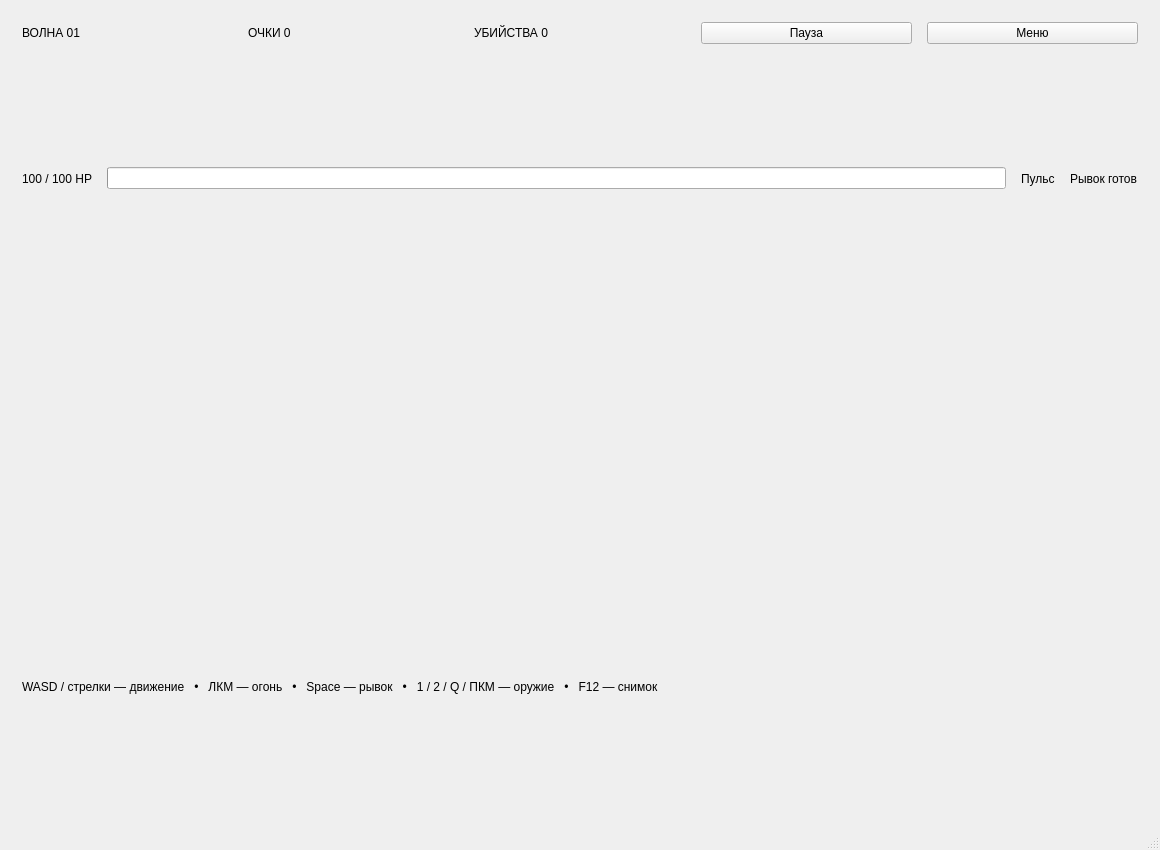
<?xml version='1.0' encoding='utf-8'?>
<ui version="4.0">
  <class>GameWindow</class>
  <widget class="QMainWindow" name="GameWindow">
    <property name="windowTitle">
      <string>Neon Arena — забег</string>
    </property>
    <property name="geometry">
      <rect>
        <x>0</x>
        <y>0</y>
        <width>1160</width>
        <height>850</height>
      </rect>
    </property>
    <widget class="QWidget" name="centralwidget">
      <layout class="QVBoxLayout" name="rootLayout">
        <property name="spacing">
          <number>15</number>
        </property>
        <property name="leftMargin">
          <number>22</number>
        </property>
        <property name="rightMargin">
          <number>22</number>
        </property>
        <property name="topMargin">
          <number>22</number>
        </property>
        <property name="bottomMargin">
          <number>22</number>
        </property>
        <item>
          <layout class="QHBoxLayout" name="hudLayout">
            <item>
              <widget class="QLabel" name="waveLabel">
                <property name="text">
                  <string>ВОЛНА 01</string>
                </property>
                <property name="wordWrap">
                  <bool>true</bool>
                </property>
              </widget>
            </item>
            <item>
              <widget class="QLabel" name="scoreLabel">
                <property name="text">
                  <string>ОЧКИ 0</string>
                </property>
                <property name="wordWrap">
                  <bool>true</bool>
                </property>
              </widget>
            </item>
            <item>
              <widget class="QLabel" name="killsLabel">
                <property name="text">
                  <string>УБИЙСТВА 0</string>
                </property>
                <property name="wordWrap">
                  <bool>true</bool>
                </property>
              </widget>
            </item>
            <item>
              <widget class="QPushButton" name="pauseButton">
                <property name="text">
                  <string>Пауза</string>
                </property>
              </widget>
            </item>
            <item>
              <widget class="QPushButton" name="menuButton">
                <property name="text">
                  <string>Меню</string>
                </property>
              </widget>
            </item>
          </layout>
        </item>
        <item>
          <layout class="QHBoxLayout" name="meterLayout">
            <item>
              <widget class="QLabel" name="healthLabel">
                <property name="text">
                  <string>100 / 100 HP</string>
                </property>
                <property name="wordWrap">
                  <bool>true</bool>
                </property>
              </widget>
            </item>
            <item>
              <widget class="QProgressBar" name="healthBar" />
            </item>
            <item>
              <widget class="QLabel" name="weaponLabel">
                <property name="text">
                  <string>Пульс</string>
                </property>
                <property name="wordWrap">
                  <bool>true</bool>
                </property>
              </widget>
            </item>
            <item>
              <widget class="QLabel" name="dashLabel">
                <property name="text">
                  <string>Рывок готов</string>
                </property>
                <property name="wordWrap">
                  <bool>true</bool>
                </property>
              </widget>
            </item>
          </layout>
        </item>
        <item>
          <widget class="QWidget" name="arenaHost">
            <layout class="QVBoxLayout" name="arenaLayout">
              <property name="leftMargin">
                <number>0</number>
              </property>
              <property name="rightMargin">
                <number>0</number>
              </property>
              <property name="topMargin">
                <number>0</number>
              </property>
              <property name="bottomMargin">
                <number>0</number>
              </property>
            </layout>
          </widget>
        </item>
        <item>
          <widget class="QLabel" name="hintLabel">
            <property name="text">
              <string>WASD / стрелки — движение   •   ЛКМ — огонь   •   Space — рывок   •   1 / 2 / Q / ПКМ — оружие   •   F12 — снимок</string>
            </property>
            <property name="wordWrap">
              <bool>true</bool>
            </property>
          </widget>
        </item>
      </layout>
    </widget>
    <widget class="QStatusBar" name="statusbar" />
  </widget>
  <resources />
  <connections />
</ui>
